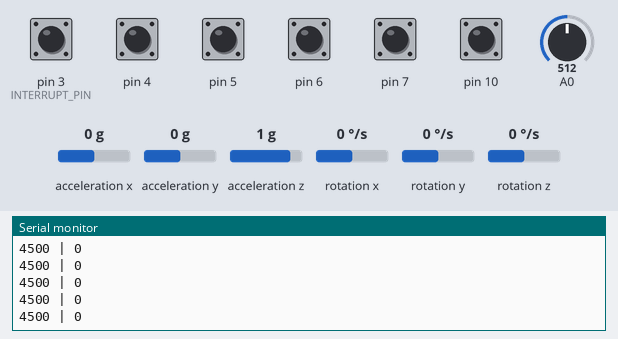
Recording of a sketch running on a simulated Arduino Uno, built with avr-gcc and run on an emulated ATmega328P. Parts: the last lines printed to the serial monitor. The test bench sets the inputs (shaded band); at power-on: pin 4–7, pin 10 HIGH, pin 3 (INTERRUPT_PIN) LOW, A0 = 512, acceleration x 0 g, acceleration y 0 g, acceleration z 1 g, rotation x 0 °/s, rotation y 0 °/s, rotation z 0 °/s. The sensor or clock chip raises its interrupt line as the real part does; no radio packets arrive unless stated.

Above: at 1.7 s.
1.8 s: A0 set to 136
At 2.9 s:
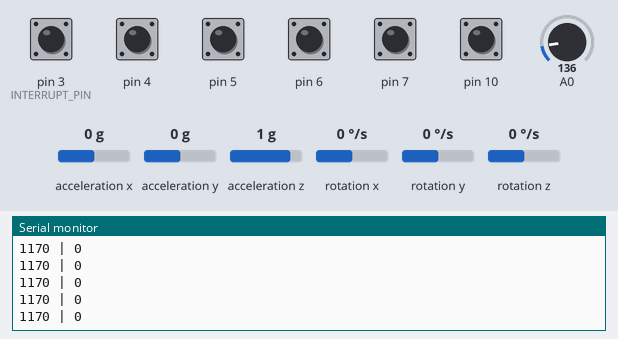
4.8 s: A0 set to 109
At 5.6 s:
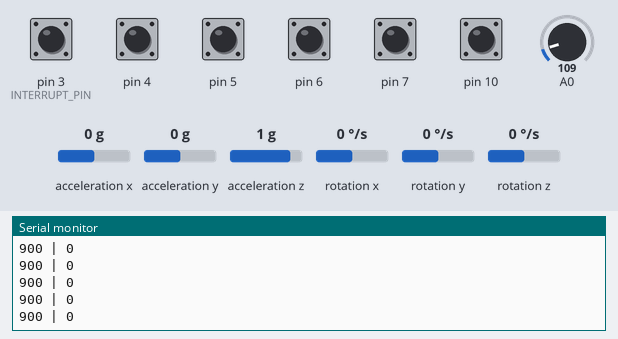
Timing chart, 0 to 7.8 s (numbered marks = the images above; inputs shaded):
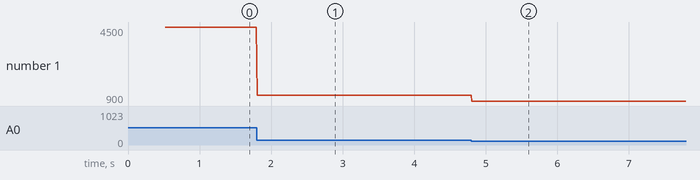

The sketch:

controller.ino
```cpp
#include "I2Cdev.h"
#include "MPU6050_6Axis_MotionApps20.h"
#if I2CDEV_IMPLEMENTATION == I2CDEV_ARDUINO_WIRE
    #include "Wire.h"
#endif

#include "comms.h"
#include "mpuData.h"
#include "buttons.h"

//MPU

MPU6050 mpu;
MPUData mpuData;

#define INTERRUPT_PIN 3
volatile bool mpuInterrupt = false;     // indicates whether MPU interrupt pin has gone high
void dmpDataReady() {
    mpuInterrupt = true;
}

//Communication

Comms comms(9, 8, "00001");

//Buttons

Buttons buttons(4,5,6,7,10);

void setup_mpu(){

    #if I2CDEV_IMPLEMENTATION == I2CDEV_ARDUINO_WIRE
        Wire.begin();
        Wire.setClock(400000); // 400kHz I2C clock. Comment this line if having compilation difficulties
    #elif I2CDEV_IMPLEMENTATION == I2CDEV_BUILTIN_FASTWIRE
        Fastwire::setup(400, true);
    #endif

    mpu.initialize();
    pinMode(INTERRUPT_PIN, INPUT);

    mpuData.devStatus = mpu.dmpInitialize();

    mpu.setXGyroOffset(0);
    mpu.setYGyroOffset(-119);
    mpu.setZGyroOffset(120);
    mpu.setXAccelOffset(-7559);
    mpu.setYAccelOffset(-6183);
    mpu.setZAccelOffset(9285);

    if (mpuData.devStatus == 0) {
        mpu.setDMPEnabled(true);

        attachInterrupt(digitalPinToInterrupt(INTERRUPT_PIN), dmpDataReady, RISING);
        mpuData.mpuIntStatus = mpu.getIntStatus();
        mpuData.dmpReady = true;

        mpuData.packetSize = mpu.dmpGetFIFOPacketSize();
    } else {
        Serial.print(F("DMP Initialization failed (code "));
        Serial.print(mpuData.devStatus);
        Serial.println(F(")"));
    }
}

void update_mpu(){

  if (!mpuData.dmpReady) return;

  while (!mpuInterrupt && mpuData.fifoCount < mpuData.packetSize) {
    if (mpuInterrupt && mpuData.fifoCount < mpuData.packetSize) {
      mpuData.fifoCount = mpu.getFIFOCount();
    }
  }

  mpuInterrupt = false;
  mpuData.mpuIntStatus = mpu.getIntStatus();

  // get current FIFO count
  mpuData.fifoCount = mpu.getFIFOCount();

  if ((mpuData.mpuIntStatus & _BV(MPU6050_INTERRUPT_FIFO_OFLOW_BIT)) || mpuData.fifoCount >= 1024) {
      // reset so we can continue cleanly
      mpu.resetFIFO();
      mpuData.fifoCount = mpu.getFIFOCount();
      Serial.println(F("FIFO overflow!"));

  // otherwise, check for DMP data ready interrupt (this should happen frequently)
  } else if (mpuData.mpuIntStatus & _BV(MPU6050_INTERRUPT_DMP_INT_BIT)) {

      // wait for correct available data length, should be a VERY short wait
      while (mpuData.fifoCount < mpuData.packetSize) mpuData.fifoCount = mpu.getFIFOCount();

      // read a packet from FIFO
      mpu.getFIFOBytes(mpuData.fifoBuffer, mpuData.packetSize);
      mpu.resetFIFO();


      // track FIFO count here in case there is > 1 packet available
      // (this lets us immediately read more without waiting for an interrupt)
      mpuData.fifoCount -= mpuData.packetSize;

      //Extract relevant information

      mpu.dmpGetQuaternion(&mpuData.q, mpuData.fifoBuffer);
      mpu.dmpGetGravity(&mpuData.gravity, &mpuData.q);
      mpu.dmpGetYawPitchRoll(mpuData.ypr, &mpuData.q, &mpuData.gravity);

  }
}

void setup() {

  Serial.begin(9600);

  setup_mpu();
  comms.init();
  buttons.init();

}

void loop() {

  //Read from MPU

  update_mpu();

  //Update buttons and get status

  buttons.update();
  int16_t status = buttons.getStatus();

  //Extract roll, convert to a relative value

  int16_t rawRoll = degrees(mpuData.ypr[1]);
  const int16_t rollOffset = -90;
  int16_t roll = rawRoll - rollOffset;
  if(roll>180){
    roll-=360;
  }
  if(roll<-180){
    roll+=360;
  }

  //Measure sensitivity

  int potValue = analogRead(0);
  int sensitivity = map(potValue,0,1024,0,100);

  //Calculate velocity

  //(Magnitude should be large to increase resolution, arm will divide the value)
  //Velocity is in the range [-18,000,18,000]
  int16_t velocity = roll * sensitivity;

  //Write to radio

  int16_t data[2] = {0, 0};

  data[0] = velocity;
  data[1] = status;

  Serial.print(data[0]);
  Serial.print(" | ");
  Serial.print(data[1], BIN);
  Serial.println("");

  comms.sendInts(data, 2);
}
```

buttons.cpp
```cpp
#include "buttons.h"
#include <Arduino.h>

void Button::init(){
  pinMode(pin, INPUT_PULLUP);
}
void Button::update(){
  prev = value;
  value = digitalRead(pin);
}
bool Button::isDown()const{
  return value==0; //Active low
}
bool Button::justDown()const{
  return value==0 and prev==1;
}

void Buttons::init(){
  buttonA.init();
  buttonB.init();
  buttonC.init();
  buttonD.init();
  buttonE.init();
}

void Buttons::update(){
  buttonA.update();
  buttonB.update();
  buttonC.update();
  buttonD.update();
  buttonE.update();
}

int16_t Buttons::getStatus()const{

  int16_t status = 0;
  status|=buttonA.isDown();
  status|=buttonB.isDown()<<1;
  status|=buttonC.isDown()<<2;
  status|=buttonD.isDown()<<3;
  status|=buttonE.isDown()<<4;

  return status;
}
```

buttons.h
```cpp
#ifndef BUTTONS_H_GUARD
#define BUTTONS_H_GUARD

class Button{

public:
  Button(int pin):pin(pin), value(0), prev(prev){}
  void init();
  void update();

  bool isDown()const;
  bool justDown()const;

  int getValue()const{ return value; }

private:
  int pin;
  int value;
  int prev;
};

class Buttons{

public:

  Buttons(int buttonAPin, int buttonBPin, int buttonCPin, int buttonDPin, int buttonEPin):
    buttonA(buttonAPin), buttonB(buttonBPin), buttonC(buttonCPin), buttonD(buttonDPin),
    buttonE(buttonEPin) {}

  void init();
  void update();
  int getStatus()const;

private:

  Button buttonA;
  Button buttonB;
  Button buttonC;
  Button buttonD;
  Button buttonE;

};

#endif
```

comms.cpp
```cpp
#include "comms.h"

void Comms::init(){
  radio.begin();
  radio.openWritingPipe(pipe_address);
  radio.setPALevel(RF24_PA_MIN);
  radio.stopListening();
}

void Comms::sendString(const char* data, int16_t length){
  radio.write(data, length);
}

void Comms::sendInt(const int16_t data){
  radio.write(&data,2);
}

void Comms::sendInts(const int16_t* start, int16_t length){
  radio.write(start,2*length);
}
```

comms.h
```cpp
#ifndef COMMS_H_GUARD
#define COMMS_H_GUARD

#include <SPI.h>
#include <nRF24L01.h>
#include <RF24.h>

class Comms{

public:
  Comms(int CE, int CSN, const byte* pipe_address):radio(CE, CSN),
    pipe_address(pipe_address){}
  void init();
  void sendString(const char* data, int16_t length);
  void sendInt(const int16_t data);
  void sendInts(const int16_t* start, int16_t length);

private:
  RF24 radio;
  const byte* pipe_address;

};

#endif
```

mpuData.h
```cpp
#ifndef MPUData_H_GUARD
#define MPUDATA_H_GUARD

class MPUData{
public:
  MPUData(){}

  // MPU control/status vars
  bool dmpReady = false;  // set true if DMP init was successful
  uint8_t mpuIntStatus;   // holds actual interrupt status byte from MPU
  uint8_t devStatus;      // return status after each device operation (0 = success, !0 = error)
  uint16_t packetSize;    // expected DMP packet size (default is 42 bytes)
  uint16_t fifoCount;     // count of all bytes currently in FIFO
  uint8_t fifoBuffer[64]; // FIFO storage buffer

  // orientation/motion vars
  Quaternion q;           // [w, x, y, z]         quaternion container
  VectorInt16 aa;         // [x, y, z]            accel sensor measurements
  VectorInt16 aaReal;     // [x, y, z]            gravity-free accel sensor measurements
  VectorInt16 aaWorld;    // [x, y, z]            world-frame accel sensor measurements
  VectorFloat gravity;    // [x, y, z]            gravity vector
  float euler[3];         // [psi, theta, phi]    Euler angle container
  float ypr[3];           // [yaw, pitch, roll]   yaw/pitch/roll container and gravity vector

};

#endif
```

Measured:
- after the input at 1.8 s, the serial monitor: prints a new line at once (image 1)
- after the input at 4.8 s, the serial monitor: prints a new line at once (image 2)
- plotted number 1: 4500 → 1170 after the input at 1.8 s, 1170 → 900 after the input at 4.8 s
